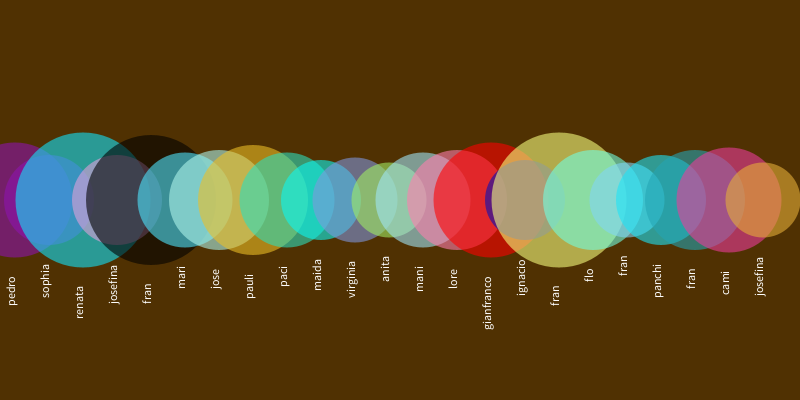
Frame 1 (no input)
Frame 60 (the mouse pressed at the canvas centre just before this capture): identical to frame 1, image omitted
Frame 120 (the mouse held since frame 60 and released just before this capture): identical to frame 1, image omitted

The Processing sketch that drew this single still picture (run headless with seeded random() and noise(); from frame 60 on, the mouse is pressed at the canvas centre):

// Processing sketch: array_lista_ordenada3
// ── array_lista_ordenada3.pde
/*
 Clase sobre Arrays
 Array es una lista ordenada y secuencial de datos
 https://processing.org/reference/Array.html
 
 
 Recordatorio de tipos de datos:
 int, float, boolean, char, String, color
 */

// Creamos un array de numeros enteros
// que tendrá 24 números (uno para cada estudiante)
int[] edadesDelCurso = new int[23];

String[] listaDeCurso = {
  "pedro", "sophia", "renata", "josefina", "fran", 
  "mari", "jose", "pauli", "paci", "maida", "virginia", 
  "anita", "mani", "lore", "gianfranco", "ignacio", 
  "fran", "flo", "fran", "panchi", "fran", "cami", "josefina"
};

color[] colorFavorito = {
  #8D12AF, #8D12AF, #0FE3FC, #E3A0DC, #000000, #4DE6FF, 
  #AFF5EB, #EDBF26, #2DDEBC, #0CF7F1, #8098DE, #A2ED62, 
  #A0E6F7, #FF7EAE, #FF0000, #0010B7, #F6FF7E, #71FFE1, 
  #81D5F5, #1BE3F7, #24A5B4, #ED3C9B, #E5AF38
};


void setup() {
  size(800, 400);
  noStroke();
  
  // Usamos un for loop para asignar un numero aleatorio
  // a cada una de las 24 posiciones, del 0 al 23
  // En vez de un random, también podríamos tener un array con la edad real
  for (int i=0; i <edadesDelCurso.length; i++) {
    edadesDelCurso[i] = int(random(15, 28));
  }
}

void draw() {
  background(#503102);

  // ".length" es la cantidad de elementos dentro de un array
  for (int i=0; i<edadesDelCurso.length; i++) {
    // se repite mientras i sea 0, 1, 2, 3, 4... menor a 23
    
    
    // al multiplicar edad por 5 lo "escalamos", para que 
    // las diferencias se noten más. Esto es
    int edad = edadesDelCurso[i]*5; 

    float posX = width/edadesDelCurso.length;
    posX = (i*posX)+15;

    color miColor = colorFavorito[i];
    fill(miColor, 150);
    
    //rect(posX, 350, 25, -edad);
    ellipse(posX, 200, edad, edad);

    
    
    // pushMatrix y popMatrix permite "encapsular" las 
    // transformaciones, como translate y rotate
    // para que solo afecte lo que está entre ellos
    // y no a todo el sketch de Processing
    pushMatrix();
    
    // con translate, movemos el punto 0,0 a una nueva posición
    // en este caso, a posX, y a la altura del rectangulo
    translate(posX, 200+edad/2);
    rotate(radians(-90));
    String nombre = listaDeCurso[i]; 
    textAlign(RIGHT);
    fill(255);
    text(nombre, -20,0);
    popMatrix();
  }
}
